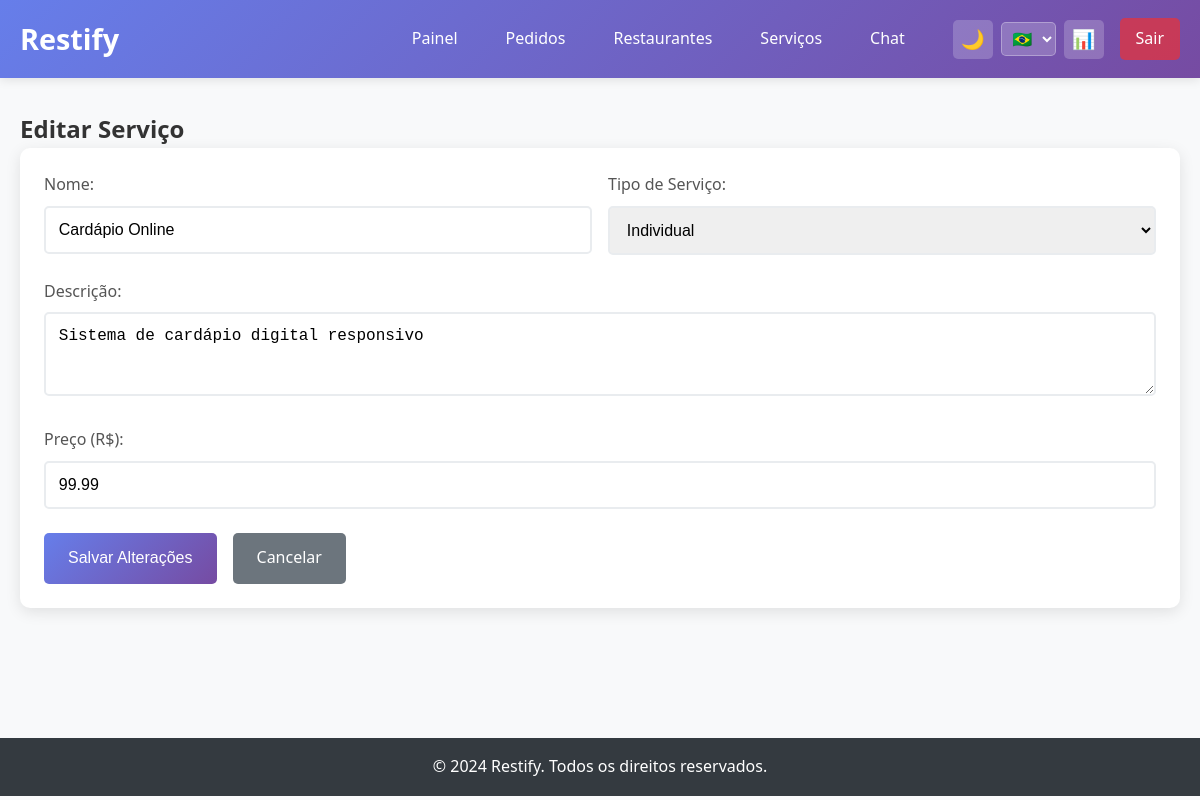
Page /public/admin/services/edit/4 (signed in) on the committed database.
### tables this page shows
CREATE TABLE services (
    id INTEGER PRIMARY KEY AUTOINCREMENT,
    name TEXT NOT NULL,
    description TEXT,
    price REAL NOT NULL,
    type TEXT DEFAULT 'individual' CHECK(type IN ('individual', 'package'))
);

### app/controllers/AdminController.php (called while the page is built, shortened)
<?php
class AdminController {
    private $serviceRepo;
    public function __construct() {
        $this->serviceRepo = new ServiceRepository();
    }
    public function editService($id) {
        $service = $this->serviceRepo->findById($id);
        include '../app/views/admin/edit-service.php';
    }
}
?>

### config/i18n.php (called while the page is built, shortened)
<?php
class I18n {
    private static $language = 'pt';
    private static $translations = [];
    public static function init($lang = 'pt') {
        self::$language = $lang;
    }
    private static function loadTranslations() {
        $file = __DIR__ . "/../lang/" . self::$language . ".php";
        if (file_exists($file)) {
            self::$translations = include $file;
        }
    }
    public static function t($key, $params = []) {
        $text = self::$translations[$key] ?? $key;
        return $text;
    }
}
function t($key, $params = []) {
    return I18n::t($key, $params);
}
?>

### config/autoload.php (called while the page is built, shortened)
<?php
spl_autoload_register(function ($class) {
    $basePath = dirname(__DIR__);
    $paths = [
        $basePath . '/app/controllers/',
        $basePath . '/app/models/',
        $basePath . '/app/services/',
        $basePath . '/app/repositories/',
        $basePath . '/config/'
    ];
    foreach ($paths as $path) {
        $file = $path . $class . '.php';
        if (file_exists($file)) {
            return;
        }
    }
});
?>

### config/database.php (called while the page is built, shortened)
<?php
class Database {
    private static $instance = null;
    private $conn;
    private $db_path;
    private function __construct() {
        $this->db_path = __DIR__ . '/../database/restify.db';
    }
    public static function getInstance() {
        if (self::$instance === null) {
            self::$instance = new self();
        }
        return self::$instance;
    }
    public function connect() {
        if ($this->conn === null) {
            try {
                $this->conn = new PDO("sqlite:" . $this->db_path);
                $this->conn->setAttribute(PDO::ATTR_ERRMODE, PDO::ERRMODE_EXCEPTION);
            } catch(PDOException $e) {
                throw new Exception("Erro de conexão: " . $e->getMessage());
            }
        }
        return $this->conn;
    }
    private function createTables() {
        $sql = file_get_contents(__DIR__ . '/../database/schema.sql');
        $this->conn->exec($sql);
    }
}
?>

### app/repositories/ServiceRepository.php (called while the page is built, shortened)
<?php
class ServiceRepository {
    private $db;
    public function __construct() {
        $database = Database::getInstance();
        $this->db = $database->connect();
    }
    public function findById($id) {
        $query = "SELECT * FROM services WHERE id = :id";
        $stmt = $this->db->prepare($query);
        $stmt->bindParam(':id', $id);
        $stmt->execute();
        $data = $stmt->fetch(PDO::FETCH_ASSOC);
        return $data ? new Service($data) : null;
    }
}
?>

### app/models/Service.php (called while the page is built, shortened)
<?php
class Service {
    public function __construct($data = []) {
        if (!empty($data)) {
            $this->name = $data['name'] ?? '';
            $this->description = $data['description'] ?? '';
            $this->price = $data['price'] ?? 0;
            $this->type = $data['type'] ?? 'individual';
        }
    }
}
?>

### app/views/admin/edit-service.php (the view, shortened to what this page needs)
<?php include __DIR__ . '/../layout/header.php'; ?>
<h2><?= t('edit_service') ?></h2>
<div class="card">
    <form method="POST" action="<?= BASE_URL ?>/admin/services" data-validate>
        <div style="display: grid; grid-template-columns: 1fr 1fr; gap: 1rem;">
            <div class="form-group">
                <label class="form-label"><?= t('name') ?>:</label>
                <input type="text" name="name" class="form-control"
                       value="<?= htmlspecialchars($service->name) ?>" required>
            </div>
            <div class="form-group">
                <label class="form-label"><?= t('service_type') ?>:</label>
                <select name="type" class="form-control" required>
                    <option value="individual" <?= $service->type === 'individual' ? 'selected' : '' ?>><?= t('individual') ?></option>
                </select>
            </div>
        </div>
        <div class="form-group">
            <label class="form-label"><?= t('description') ?>:</label>
            <textarea name="description" class="form-control" rows="3" required><?= htmlspecialchars($service->description) ?></textarea>
        </div>
        <div class="form-group">
            <label class="form-label"><?= t('price') ?> (R$):</label>
            <input type="number" name="price" class="form-control" step="0.01" min="0"
                   value="<?= $service->price ?>" required>
        </div>
        <div style="display: flex; gap: 1rem;">
            <button type="submit" class="btn btn-primary"><?= t('save_changes') ?></button>
            <a href="<?= BASE_URL ?>/admin/services" class="btn btn-secondary"><?= t('cancel') ?></a>
        </div>
    </form>
</div>
<?php include __DIR__ . '/../layout/footer.php'; ?>

### public/css/style.css (style rules this page uses)
* { margin: 0; padding: 0; box-sizing: border-box; }
body { font-family: 'Segoe UI', Tahoma, Geneva, Verdana, sans-serif; line-height: 1.6; color: #333; background-color: #f8f9fa; transition: background-color 0.3s, color 0.3s; }
.card { background: white; border-radius: 10px; box-shadow: 0 4px 15px rgba(0,0,0,0.1); padding: 1.5rem; margin-bottom: 1.5rem; transition: transform 0.3s, box-shadow 0.3s, background-color 0.3s, color 0.3s; }
.btn { display: inline-block; padding: 0.8rem 1.5rem; border: none; border-radius: 5px; text-decoration: none; text-align: center; cursor: pointer; transition: all 0.3s; font-size: 1rem; font-weight: 500; }
.btn-primary { background: linear-gradient(135deg, #667eea 0%, #764ba2 100%); color: white; }
.btn-secondary { background: #6c757d; color: white; }
.form-group { margin-bottom: 1.5rem; }
.form-label { display: block; margin-bottom: 0.5rem; font-weight: 500; color: #555; }
.form-control { width: 100%; padding: 0.8rem; border: 2px solid #e9ecef; border-radius: 5px; font-size: 1rem; transition: border-color 0.3s; }

### rows in the picture
services: name "Cardápio Online", type "Individual", description "Sistema de cardápio digital responsivo", price "99.99"

### other values in the picture
t('dashboard') "Painel"
t('orders') "Pedidos"
t('restaurants') "Restaurantes"
t('services') "Serviços"
t('chat') "Chat"
t('logout') "Sair"
t('edit_service') "Editar Serviço"
t('name') "Nome"
t('service_type') "Tipo de Serviço"
t('description') "Descrição"
t('price') "Preço"
t('save_changes') "Salvar Alterações"
t('cancel') "Cancelar"
t('all_rights_reserved') "Todos os direitos reservados."
